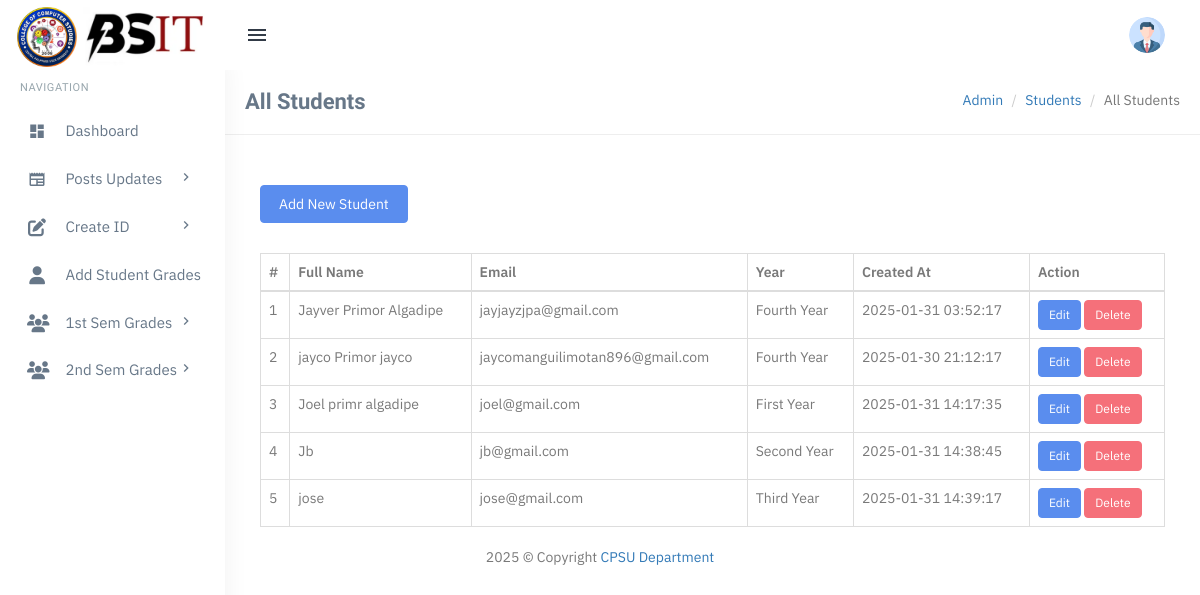
The app's page /admin/all-students.php, older data.
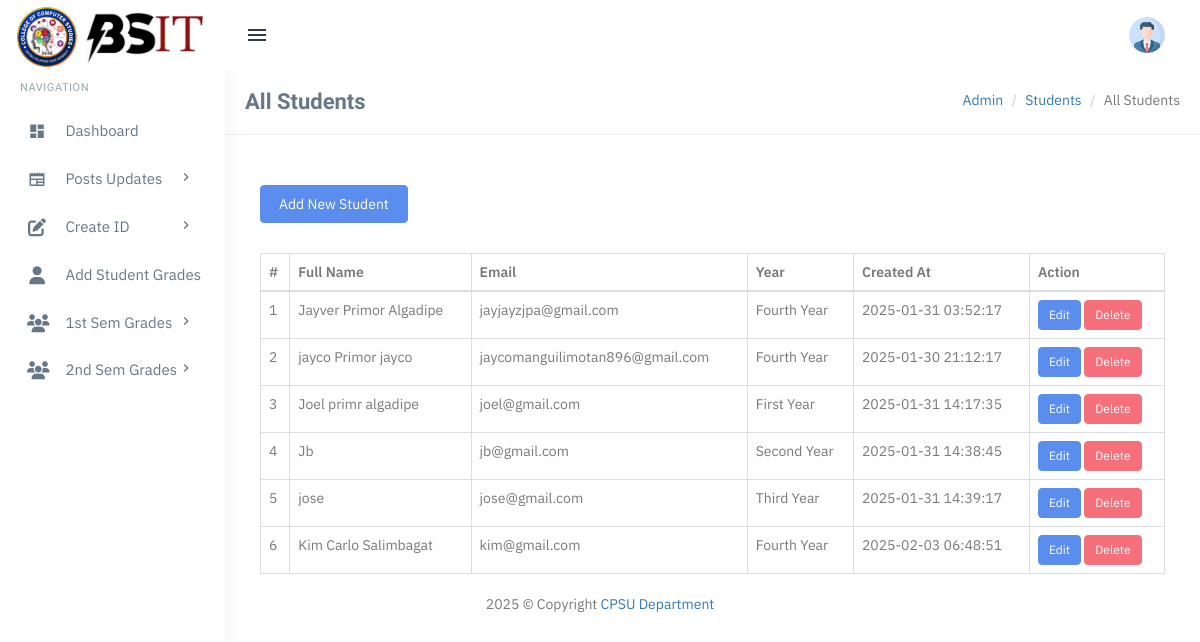
The same page, newer data.
### tables this page shows
CREATE TABLE `users` (
  `id` int(11) NOT NULL,
  `full_name` varchar(255) NOT NULL,
  `email` varchar(255) NOT NULL,
  `password` varchar(255) NOT NULL,
  `role` enum('student','professor') NOT NULL,
  `year` varchar(255) DEFAULT NULL,
  `profile_image` varchar(255) DEFAULT './assets/profile-images/default-profile.png',
  `created_at` timestamp NOT NULL DEFAULT current_timestamp(),
  `year_level` varchar(20) DEFAULT 'Unassigned'
);

### admin/all-students.php (the view, shortened to what this page needs)
<?php
include('includes/config.php');
?>
<?php include('includes/topheader.php'); ?>
<?php include('includes/leftsidebar.php'); ?>
<div class="content-page">
    <div class="content">
        <div class="container">
            <div class="row">
                <div class="col-xs-12">
                    <div class="page-title-box">
                        <h4 class="page-title">All Students</h4>
                        <ol class="breadcrumb p-0 m-0">
                            <li><a href="#">Admin</a></li>
                            <li><a href="#">Students</a></li>
                            <li class="active">All Students</li>
                        </ol>
                        <div class="clearfix"></div>
                    </div>
                </div>
            </div>
            <div class="row">
                <div class="col-md-12">
                    <div class="demo-box m-t-20">
                        <div class="m-b-30">
                            <a href="add-student.php">
                                <button class="btn btn-custom waves-effect waves-light btn-md">Add New Student</button>
                            </a>
                        </div>
                        <div class="table-responsive">
                            <table class="table m-0 table-bordered" id="example">
                                <thead>
                                    <tr>
                                        <th>#</th>
                                        <th>Full Name</th>
                                        <th>Email</th>
                                        <th>Year</th>
                                        <th>Created At</th>
                                        <th>Action</th>
                                    </tr>
                                </thead>
                                <tbody>
                                    <?php
                                    $query = "SELECT u.id, u.full_name, u.email, u.created_at,
                                              CASE
                                                  WHEN y.email IS NOT NULL THEN 'first_year'
                                                  WHEN y2.email IS NOT NULL THEN 'second_year'
                                                  WHEN y3.email IS NOT NULL THEN 'third_year'
                                                  WHEN y4.email IS NOT NULL THEN 'fourth_year'
                                              END AS year
                                              FROM users u
                                              LEFT JOIN first_year y ON u.email = y.email
                                              LEFT JOIN second_year y2 ON u.email = y2.email
                                              LEFT JOIN third_year y3 ON u.email = y3.email
                                              LEFT JOIN fourth_year y4 ON u.email = y4.email
                                              WHERE u.role = 'student'";
                                    $result = mysqli_query($con, $query);
                                    $cnt = 1;
                                    if (mysqli_num_rows($result) > 0) {
                                        while ($row = mysqli_fetch_assoc($result)) {
                                    ?>
                                            <tr>
                                                <td><?php echo $cnt++; ?></td>
                                                <td><?php echo htmlspecialchars($row['full_name']); ?></td>
                                                <td><?php echo htmlspecialchars($row['email']); ?></td>
                                                <td><?php echo htmlspecialchars(ucwords(str_replace('_', ' ', $row['year']))); ?></td>
                                                <td><?php echo htmlspecialchars($row['created_at']); ?></td>
                                                <td>
                                                    <a href="edit-student.php?email=<?php echo $row['email']; ?>" class="btn btn-primary btn-sm">Edit</a>
                                                    <a href="delete-student.php?email=<?php echo $row['email']; ?>" class="btn btn-danger btn-sm" onclick="return confirm('Are you sure you want to delete this student?');">Delete</a>
                                                </td>
                                            </tr>
                                    <?php
                                        }
                                    } else {
                                        echo "<tr><td colspan='6'>No students found.</td></tr>";
                                    }
                                    ?>
                                </tbody>
                            </table>
                        </div>
                    </div>
                </div>
            </div>
        </div>
    </div>
</div>
<?php include('includes/footer.php'); ?>

### admin/includes/topheader.php (shortened to what this page needs)
<!DOCTYPE html>
<html lang="en">
<head>
    <link href="assets/css/bootstrap.min.css" rel="stylesheet" type="text/css" />
    <link href="assets/css/core.css" rel="stylesheet" type="text/css" />
    <link href="assets/css/components.css" rel="stylesheet" type="text/css" />
    <link href="assets/css/icons.css" rel="stylesheet" type="text/css" />
    <link href="assets/css/pages.css" rel="stylesheet" type="text/css" />
    <link href="assets/css/menu.css" rel="stylesheet" type="text/css" />
    <link href="assets/css/responsive.css" rel="stylesheet" type="text/css" />
    <link rel="stylesheet" href="../plugins/switchery/switchery.min.css">
    <link href="../plugins/summernote/summernote.css" rel="stylesheet" />
    <link href="../plugins/select2/css/select2.min.css" rel="stylesheet" type="text/css" />
    <link href="../plugins/jquery.filer/css/jquery.filer.css" rel="stylesheet" />
    <link href="../plugins/jquery.filer/css/themes/jquery.filer-dragdropbox-theme.css" rel="stylesheet" />
    <link rel="stylesheet" href="https://cdn.datatables.net/1.12.1/css/jquery.dataTables.min.css">
    <link rel="stylesheet" href="https://cdn.datatables.net/buttons/2.2.3/css/buttons.dataTables.min.css">
</head>
<body class="fixed-left">
    <div id="wrapper">
        <div class="topbar">
            <div class="topbar-left">
                <a href="index.php" class="logo">
                    <span>
                        <img src="assets/images/bsit_logo.png" alt="" height="60">
                        <img src="assets/images/BSIT_name.webp" alt="" height="60">
                    </span>
                </a>
            </div>
            <div class="navbar navbar-default" role="navigation">
                <div class="container">
                    <ul class="nav navbar-nav navbar-left">
                        <li>
                            <button class="button-menu-mobile open-left waves-effect">
                                <i class="mdi mdi-menu"></i>
                            </button>
                        </li>
                    </ul>
                    <ul class="nav navbar-nav navbar-right">
                        <li class="dropdown user-box">
                            <a href="" class="dropdown-toggle waves-effect user-link" data-toggle="dropdown" aria-expanded="true">
                                <img src="assets/images/users/avatar-1.jpg" alt="user-img" class="img-circle user-img">
                            </a>
                        </li>
                    </ul>
                </div>
            </div>
        </div>

### admin/includes/leftsidebar.php (shortened to what this page needs)
<link href="https://cdnjs.cloudflare.com/ajax/libs/font-awesome/6.5.0/css/all.min.css" rel="stylesheet">
<div class="left side-menu">
    <div class="sidebar-inner slimscrollleft">
        <div id="sidebar-menu">
            <ul>
                <li class="menu-title">Navigation</li>
                <li class="has_sub">
                    <a href="dashboard.php" class="waves-effect"><i class="mdi mdi-view-dashboard"></i> <span> Dashboard </span> </a>
                </li>
                <li class="has_sub">
                    <a href="javascript:void(0);" class="waves-effect"><i class="mdi mdi-newspaper"></i> <span> Posts Updates </span> <span class="menu-arrow"></span></a>
                </li>
                <li class="has_sub">
                    <a href="javascript:void(0);" class="waves-effect"><i class="fa fa-edit"></i> <span> Create ID </span> <span class="menu-arrow"></span></a>
                </li>
                <li class="has_sub">
                    <a href="add-student-grade.php" class="waves-effect"><i class="fa fa-user"></i> <span> Add Student Grades </span> </a>
                </li>
                <li class="has_sub">
                    <a href="javascript:void(0);" class="waves-effect"><i class="fa fa-users"></i> <span> 1st Sem Grades </span> <span class="menu-arrow"></span></a>
                </li>
                <li class="has_sub">
                    <a href="javascript:void(0);" class="waves-effect"><i class="fa fa-users"></i> <span> 2nd Sem Grades </span> <span class="menu-arrow"></span></a>
                </li>
            </ul>
        </div>
    </div>
</div>

### admin/includes/footer.php (shortened to what this page needs)
<footer class="foot text-center" style=" position: sticky;
  top: 0;">
    <?php echo date('Y'); ?> © Copyright
    <a href="#"> CPSU Department</a>
</footer>
</div>
</body>
</html>

### admin/assets/css/core.css (style rules this page uses)
body { font-family: "IBM Plex Sans", "Oxygen", "Ubuntu", "Cantarell", "Fira Sans", sans-serif; margin: 0; padding-bottom: 60px; overflow-x: hidden; color: #797979; }
html { position: relative; min-height: 100%; }
.h1, .h2, .h3, .h4, .h5, .h6, h1, h2, h3, h4, h5, h6 { color: #677788; font-family: 'Hind Madurai', sans-serif; margin: 10px 0; }
* { outline: none !important; }
.container { width: auto; }
#wrapper { height: 100%; overflow: hidden; width: 100%; }
.p-0 { padding: 0 !important; }
.m-0 { margin: 0 !important; }
.m-t-20 { margin-top: 20px !important; }
.m-b-30 { margin-bottom: 30px !important; }
.row { margin-right: -10px; margin-left: -10px; }
.col-lg-1, .col-lg-10, .col-lg-11, .col-lg-12, .col-lg-2, .col-lg-3, .col-lg-4, .col-lg-5, .col-lg-6, .col-lg-7, .col-lg-8, .col-lg-9, .col-md-1, .col-md-10, .col-md-11, .col-md-12, .col-md-2, .col-md-3, .col-md-4, .col-md-5, .col-md-6, .col-md-7, .col-md-8, .col-md-9, .col-sm-1, .col-sm-10, .col-sm-11, .col-sm-12, .col-sm-2, .col-sm-3, .col-sm-4, .col-sm-5, .col-sm-6, .col-sm-7, .col-sm-8, .col-sm-9, .col-xs-1, .col-xs-10, .col-xs-11, .col-xs-12, .col-xs-2, .col-xs-3, .col-xs-4, .col-xs-5, .col-xs-6, .col-xs-7, .col-xs-8, .col-xs-9 { padding-left: 10px; padding-right: 10px; }
.breadcrumb { background-color: transparent; margin-bottom: 15px; padding-top: 10px; padding-left: 0; }
.waves-effect { position: relative; cursor: pointer; display: inline-block; overflow: hidden; -webkit-user-select: none; -moz-user-select: none; -ms-user-select: none; user-select: none; -webkit-tap-highlight-color: transparent; vertical-align: middle; z-index: 1; will-change: opacity, transform; -webkit-transition: all 0.3s ease-out; -moz-transition: all 0.3s ease-out; -o-transition: all 0.3s ease-out; -ms-transition: all 0.3s ease-out; transition: all 0.3s ease-out; }
.demo-box { padding: 10px 15px; }

Row changes from the older to the newer data that the page shows:
added users: full_name "Kim Carlo Salimbagat", email "kim@gmail.com", year "Fourth Year", created_at "2025-02-03 06:48:51"
